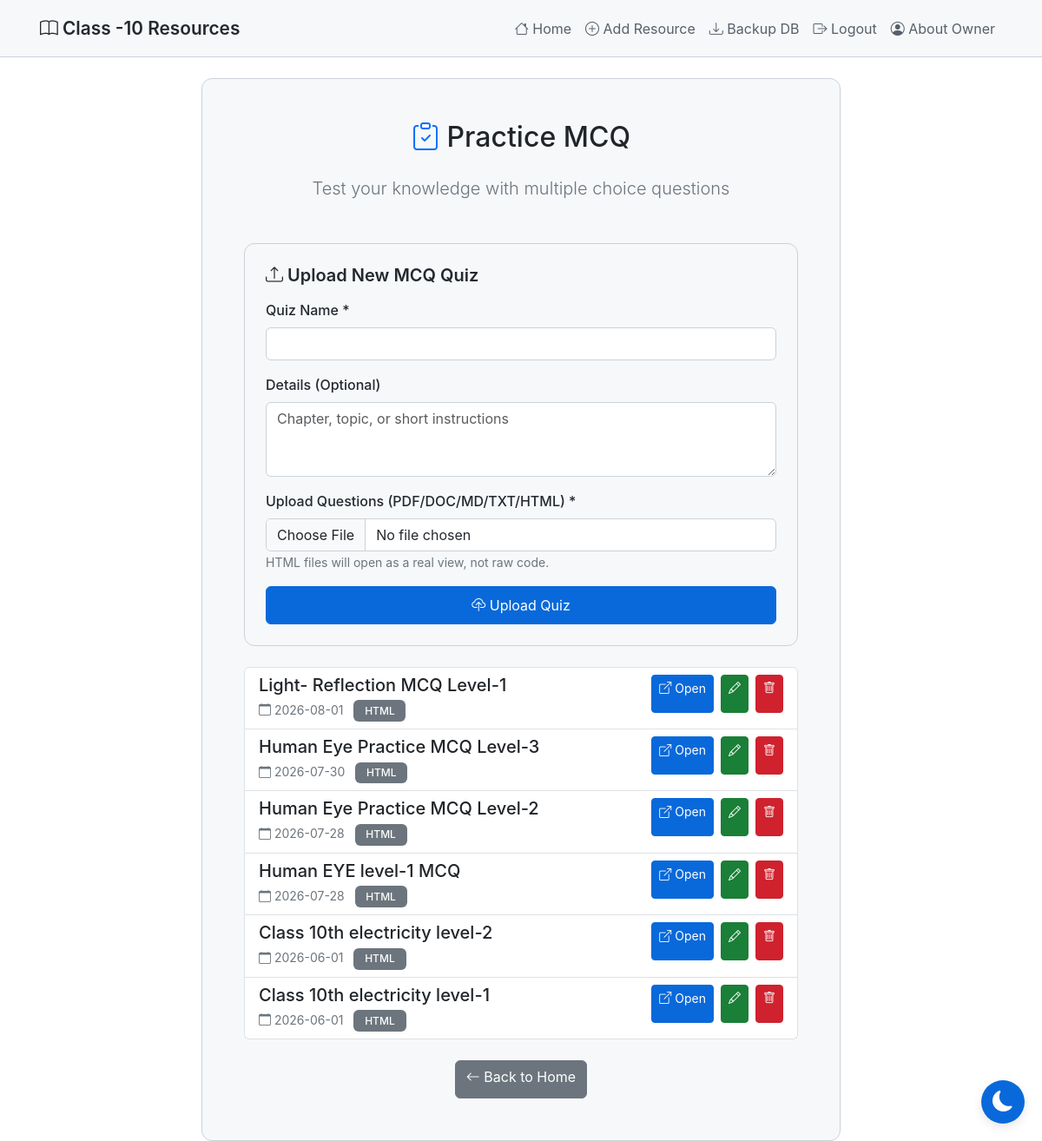
The page /practice-mcq (signed in) on the database its author committed.
### tables this page shows
CREATE TABLE mcq_quizzes
                 (id INTEGER PRIMARY KEY AUTOINCREMENT,
                  title TEXT NOT NULL,
                  details TEXT,
                  filename TEXT NOT NULL,
                  file_type TEXT NOT NULL,
                  created_at TIMESTAMP DEFAULT CURRENT_TIMESTAMP);

### app.py (the view)
@app.route('/practice-mcq')
def practice_mcq():
    conn = sqlite3.connect('database.db')
    conn.row_factory = sqlite3.Row
    c = conn.cursor()
    c.execute('SELECT * FROM mcq_quizzes ORDER BY created_at DESC')
    quizzes = c.fetchall()
    conn.close()
    is_admin = 'admin' in session
    return render_template('practice_mcq.html', quizzes=quizzes, is_admin=is_admin)

### templates/practice_mcq.html (shortened to what this page needs)
{% extends "base.html" %}
{% block content %}
<div class="row justify-content-center mt-4">
    <div class="col-md-10 col-lg-8">
        <div class="card">
            <div class="card-body p-5">
                <h2 class="text-center mb-4">
                    <i class="bi bi-clipboard-check text-primary"></i> Practice MCQ
                </h2>
                <div class="text-center mb-5">
                    <p class="lead text-secondary">Test your knowledge with multiple choice questions</p>
                </div>
                {% if is_admin %}
                <div class="card mb-4">
                    <div class="card-body">
                        <h5 class="card-title mb-3">
                            <i class="bi bi-upload"></i> Upload New MCQ Quiz
                        </h5>
                        <form method="POST" action="{{ url_for('add_mcq') }}" enctype="multipart/form-data">
                            <div class="mb-3">
                                <label for="title" class="form-label">Quiz Name *</label>
                                <input type="text" class="form-control" id="title" name="title" required>
                            </div>
                            <div class="mb-3">
                                <label for="details" class="form-label">Details (Optional)</label>
                                <textarea class="form-control" id="details" name="details" rows="3"
                                          placeholder="Chapter, topic, or short instructions"></textarea>
                            </div>
                            <div class="mb-3">
                                <label for="file" class="form-label">Upload Questions (PDF/DOC/MD/TXT/HTML) *</label>
                                <input type="file" class="form-control" id="file" name="file" accept=".pdf,.doc,.docx,.md,.txt,.html,.htm" required>
                                <small class="text-secondary">
                                    HTML files will open as a real view, not raw code.
                                </small>
                            </div>
                            <div class="d-grid">
                                <button type="submit" class="btn btn-primary">
                                    <i class="bi bi-cloud-upload"></i> Upload Quiz
                                </button>
                            </div>
                        </form>
                    </div>
                </div>
                {% endif %}
                {% if quizzes %}
                <div class="list-group">
                    {% for quiz in quizzes %}
                    <div class="list-group-item list-group-item-action">
                        <div class="d-flex justify-content-between align-items-start gap-3">
                            <div class="flex-grow-1">
                                <h5 class="mb-1">{{ quiz['title'] }}</h5>
                                <small class="text-secondary">
                                    <i class="bi bi-calendar"></i> {{ quiz['created_at'][:10] }}
                                </small>
                                <span class="badge bg-secondary ms-2 text-uppercase">{{ quiz['file_type'] }}</span>
                            </div>
                            <div class="d-flex align-items-center gap-2">
                                <a href="{{ url_for('view_mcq', id=quiz['id']) }}" class="btn btn-sm btn-primary" target="_blank">
                                    <i class="bi bi-box-arrow-up-right"></i> Open
                                </a>
                                {% if is_admin %}
                                <a href="{{ url_for('edit_mcq', id=quiz['id']) }}" class="btn btn-sm btn-success">
                                    <i class="bi bi-pencil"></i>
                                </a>
                                <a href="{{ url_for('delete_mcq', id=quiz['id']) }}" class="btn btn-sm btn-danger"
                                   onclick="return confirm('Delete this quiz?')">
                                    <i class="bi bi-trash"></i>
                                </a>
                                {% endif %}
                            </div>
                        </div>
                    </div>
                    {% endfor %}
                </div>
                {% else %}
                <div class="alert alert-info text-center">
                    <i class="bi bi-info-circle"></i>
                    <h5 class="mt-2">No MCQ quizzes yet!</h5>
                    <p class="mb-0">Check back soon for new practice sets.</p>
                </div>
                {% endif %}
                <div class="text-center mt-4">
                    <a href="{{ url_for('index') }}" class="btn btn-secondary">
                        <i class="bi bi-arrow-left"></i> Back to Home
                    </a>
                </div>
            </div>
        </div>
    </div>
</div>
{% endblock %}

### templates/base.html (style rules this page uses)
:root { --bg-primary: #ffffff; --bg-secondary: #f6f8fa; --bg-tertiary: #ffffff; --text-primary: #24292f; --text-secondary: #57606a; --border-color: #cbd2d9; --accent-color: #0969da; --success-color: #1a7f37; --danger-color: #cf222e; --shadow-color: rgba(0, 0, 0, 0.1); }
body { background-color: var(--bg-primary); color: var(--text-primary); font-family: -apple-system, BlinkMacSystemFont, 'Segoe UI', 'Noto Sans', Helvetica, Arial, sans-serif; min-height: 100vh; transition: background-color 0.3s ease, color 0.3s ease; }
* { transition: background-color 0.3s ease, color 0.3s ease, border-color 0.3s ease; }
.btn-primary { background-color: var(--accent-color); border-color: var(--accent-color); transition: all 0.3s ease; min-height: 44px; }
.btn { min-height: 44px; }
.btn-success { background-color: var(--success-color); border-color: var(--success-color); }
.btn-danger { background-color: var(--danger-color); border-color: var(--danger-color); }
.card { background-color: var(--bg-secondary); border: 1px solid var(--border-color); border-radius: 12px; transition: all 0.3s ease; overflow: hidden; }
.card-body { padding: 1.5rem; }
.card-title { color: var(--text-primary); font-weight: 600; margin-bottom: 0.75rem; }
.form-control, .form-select { background-color: var(--bg-tertiary); border: 1px solid var(--border-color); color: var(--text-primary); }
.form-label { color: var(--text-primary); font-weight: 500; }
.badge { padding: 0.4rem 0.8rem; border-radius: 6px; font-weight: 500; }

### rows shown on the page
mcq_quizzes: title "Light- Reflection MCQ Level-1", created_at "2026-08-01", file_type "HTML"
mcq_quizzes: title "Human Eye Practice MCQ Level-3", created_at "2026-07-30", file_type "HTML"
mcq_quizzes: title "Human Eye Practice MCQ Level-2", created_at "2026-07-28", file_type "HTML"
mcq_quizzes: title "Human EYE level-1 MCQ", created_at "2026-07-28", file_type "HTML"
mcq_quizzes: title "Class 10th electricity level-2", created_at "2026-06-01", file_type "HTML"
mcq_quizzes: title "Class 10th electricity level-1", created_at "2026-06-01", file_type "HTML"
